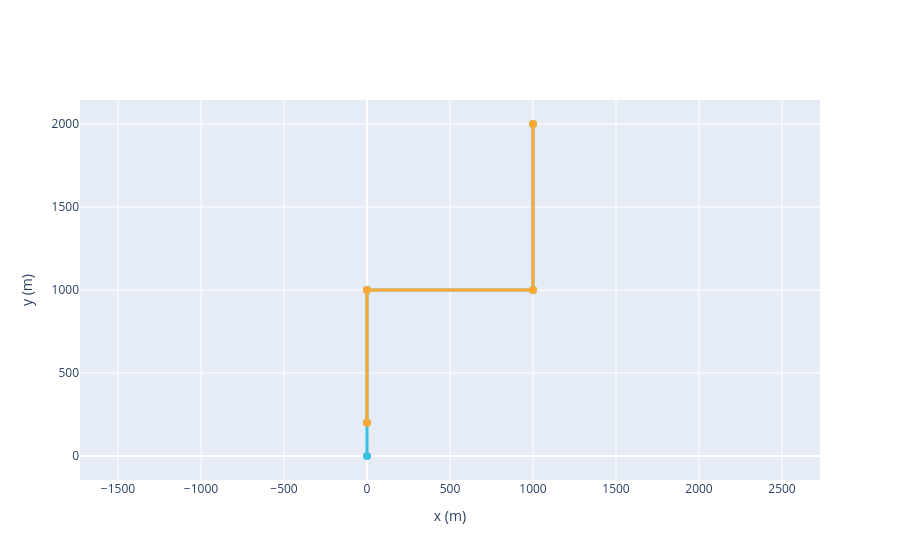

Write notebook code for a chart like this one.
### Markdown cell above
Visualizing the geometry:

### Code cell
base_case_vgl.plot_geometry()

### Figure 1 — Plotly figure (JSON) as saved in the notebook; plotly's stock layout.template omitted (floating-point values rounded to 4 significant figures)
{"data": [{"hoverinfo": "text", "hovertext": ["ID: 3<br>Label: Well - uncoupled section<br>Cross-section ID: 2<br>Thermal Coupling: N/A", "ID: 0<br>Label: Well<br>Cross-section ID: 0<br>Thermal Coupling: 1", "ID: 1<br>Label: Flowline<br>Cross-section ID: 1<br>Thermal Coupling: N/A", "ID: 2<br>Label: Riser<br>Cross-section ID: 1<br>Thermal Coupling: N/A"], "line": {"color": "#39C0E0", "width": 3}, "marker": {"color": "#39C0E0", "size": 8}, "mode": "lines+markers", "name": "Production", "type": "scatter", "x": [0, 1.225e-14, 6.123e-14, 1000.0, 1000.0], "y": [0, 200, 1000, 1000, 2000]}, {"hoverinfo": "text", "hovertext": ["ID: 0<br>Label: Riser [SERVICE]<br>Cross-section ID: 3<br>Thermal Coupling: 0", "ID: 1<br>Label: Flowline [SERVICE]<br>Cross-section ID: 3<br>Thermal Coupling: 0", "ID: 2<br>Label: Well annulus [SERVICE]<br>Cross-section ID: 4<br>Thermal Coupling: 1"], "line": {"color": "#FFA933", "width": 3}, "marker": {"color": "#FFA933", "size": 8}, "mode": "lines+markers", "name": "Service", "type": "scatter", "x": [1000.0, 1000.0, 1.137e-13, 6.47e-14], "y": [2000, 1000, 1000, 200]}], "layout": {"showlegend": false, "xaxis": {"scaleanchor": "y", "title": {"text": "x (m)"}}, "yaxis": {"scaleanchor": "x", "title": {"text": "y (m)"}}}}
